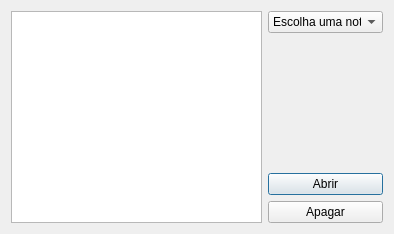
<?xml version="1.0" encoding="UTF-8"?>
<ui version="4.0">
 <class>abrir</class>
 <widget class="QDialog" name="abrir">
  <property name="geometry">
   <rect>
    <x>0</x>
    <y>0</y>
    <width>394</width>
    <height>234</height>
   </rect>
  </property>
  <property name="sizePolicy">
   <sizepolicy hsizetype="Preferred" vsizetype="Preferred">
    <horstretch>0</horstretch>
    <verstretch>0</verstretch>
   </sizepolicy>
  </property>
  <property name="minimumSize">
   <size>
    <width>394</width>
    <height>234</height>
   </size>
  </property>
  <property name="windowTitle">
   <string>Abrir</string>
  </property>
  <property name="layoutDirection">
   <enum>Qt::LeftToRight</enum>
  </property>
  <layout class="QGridLayout" name="gridLayout">
   <item row="0" column="0">
    <layout class="QHBoxLayout" name="horizontalLayout">
     <item>
      <widget class="QTextBrowser" name="textBrowser">
       <property name="sizePolicy">
        <sizepolicy hsizetype="Expanding" vsizetype="Expanding">
         <horstretch>0</horstretch>
         <verstretch>0</verstretch>
        </sizepolicy>
       </property>
      </widget>
     </item>
     <item>
      <layout class="QVBoxLayout" name="verticalLayout">
       <property name="sizeConstraint">
        <enum>QLayout::SetFixedSize</enum>
       </property>
       <item>
        <widget class="QComboBox" name="escolha">
         <property name="sizePolicy">
          <sizepolicy hsizetype="Fixed" vsizetype="Fixed">
           <horstretch>0</horstretch>
           <verstretch>0</verstretch>
          </sizepolicy>
         </property>
         <property name="minimumSize">
          <size>
           <width>115</width>
           <height>0</height>
          </size>
         </property>
         <property name="sizeAdjustPolicy">
          <enum>QComboBox::AdjustToContentsOnFirstShow</enum>
         </property>
         <item>
          <property name="text">
           <string>Escolha uma nota</string>
          </property>
         </item>
        </widget>
       </item>
       <item>
        <spacer name="verticalSpacer">
         <property name="orientation">
          <enum>Qt::Vertical</enum>
         </property>
         <property name="sizeHint" stdset="0">
          <size>
           <width>20</width>
           <height>40</height>
          </size>
         </property>
        </spacer>
       </item>
       <item>
        <widget class="QPushButton" name="abrir_2">
         <property name="sizePolicy">
          <sizepolicy hsizetype="Fixed" vsizetype="Fixed">
           <horstretch>0</horstretch>
           <verstretch>0</verstretch>
          </sizepolicy>
         </property>
         <property name="minimumSize">
          <size>
           <width>115</width>
           <height>0</height>
          </size>
         </property>
         <property name="text">
          <string>Abrir</string>
         </property>
        </widget>
       </item>
       <item>
        <widget class="QPushButton" name="apagar">
         <property name="sizePolicy">
          <sizepolicy hsizetype="Fixed" vsizetype="Fixed">
           <horstretch>0</horstretch>
           <verstretch>0</verstretch>
          </sizepolicy>
         </property>
         <property name="minimumSize">
          <size>
           <width>115</width>
           <height>0</height>
          </size>
         </property>
         <property name="text">
          <string>Apagar</string>
         </property>
        </widget>
       </item>
      </layout>
     </item>
    </layout>
   </item>
  </layout>
 </widget>
 <resources/>
 <connections/>
</ui>
